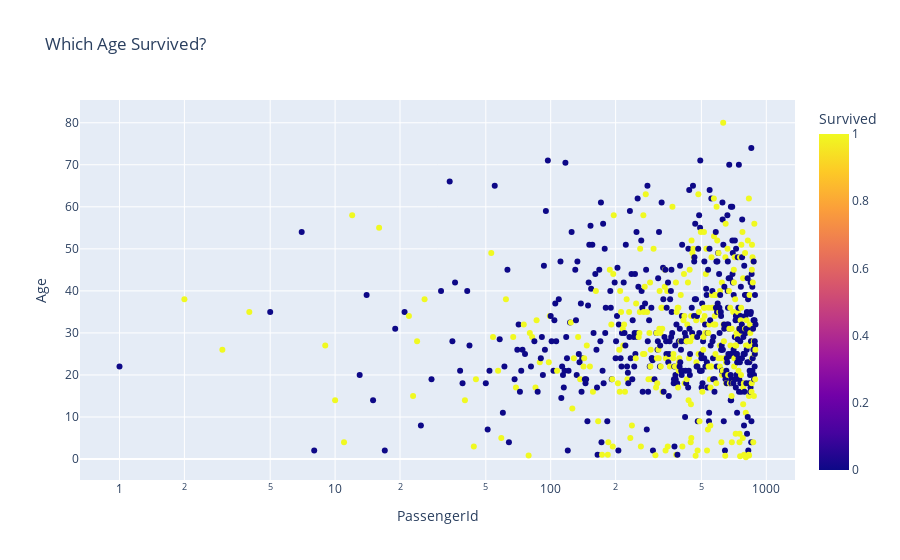

Notebook cell for this chart:
### Code cell
for template in ["plotly"]:
    fig = px.scatter(train,
                     x="PassengerId", y="Age", color="Survived",
                     log_x=True, size_max=20,
                     template=template, title="Which Age Survived?")
    fig.show()

### Figure 1 — Plotly figure (JSON) as saved in the notebook; plotly's stock layout.template omitted (floating-point values rounded to 4 significant figures; data arrays with more than 128 entries replaced by an {"elided": "..."} marker saying what was removed)
{"data": [{"hovertemplate": "PassengerId=%{x}<br>Age=%{y}<br>Survived=%{marker.color}<extra></extra>", "legendgroup": "", "marker": {"color": {"elided": "891 int values"}, "coloraxis": "coloraxis", "symbol": "circle"}, "mode": "markers", "name": "", "orientation": "v", "showlegend": false, "type": "scatter", "x": {"elided": "891 int values"}, "xaxis": "x", "y": {"elided": "891 float values"}, "yaxis": "y"}], "layout": {"autosize": true, "coloraxis": {"colorbar": {"title": {"text": "Survived"}}, "colorscale": [[0, "#0d0887"], [0.1111, "#46039f"], [0.2222, "#7201a8"], [0.3333, "#9c179e"], [0.4444, "#bd3786"], [0.5556, "#d8576b"], [0.6667, "#ed7953"], [0.7778, "#fb9f3a"], [0.8889, "#fdca26"], [1, "#f0f921"]]}, "legend": {"tracegroupgap": 0}, "title": {"text": "Which Age Survived?"}, "xaxis": {"anchor": "y", "autorange": true, "domain": [0, 1], "range": [-0.1763, 3.126], "title": {"text": "PassengerId"}, "type": "log"}, "yaxis": {"anchor": "x", "autorange": true, "domain": [0, 1], "range": [-6.147, 86.57], "title": {"text": "Age"}, "type": "linear"}}}
